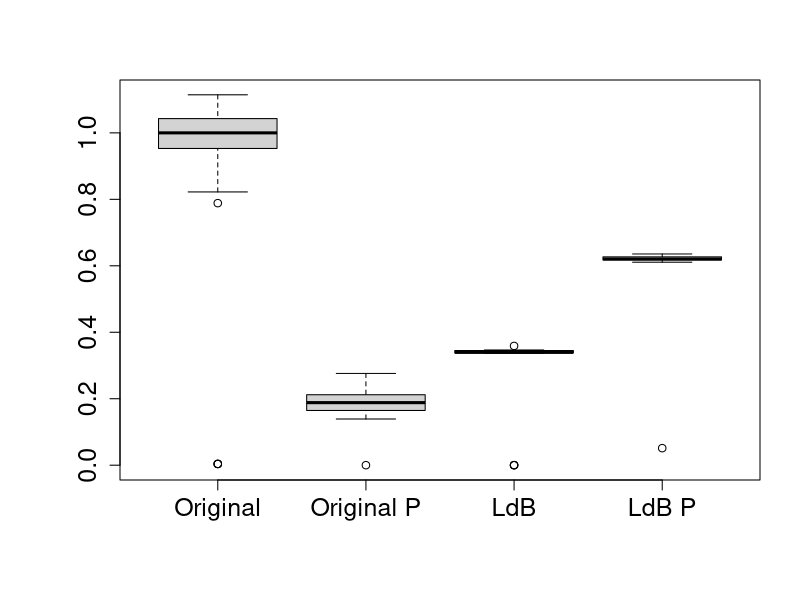

This chart was generated by the following R code:
d1 = read.csv("datoseo.csv")
d2 = read.csv("datosep.csv")
d3 = read.csv("datosldb.csv")
d4 = read.csv("datosldbp.csv")
fact = median(d1$time)
datos = cbind(d1$time/fact,d2$time/fact,d3$time/fact,d4$time/fact)
colnames(datos) = c("Original","Original P","LdB", "LdB P")#c("1","2", "3", "4")
png("ComparacionAlgoritmos.png", width = 1200, height = 1200, units = "px", pointsize = 20)
par(mar=c(6,6,4,2),cex.axis=1.5, cex.lab=1.8, cex.main=1.5)
boxplot(datos)
#axis(side=1,at=c("1","2","3","4"), labels=c("Original","Original Paralelizado","Línea de barrido", "Línea de barrido paralelizdo"))
#legend( title="Algoritmos",x="topright", inset=0,legend=c("Original","Original","Línea de barrido", "Línea de barrido paralelizdo"))
